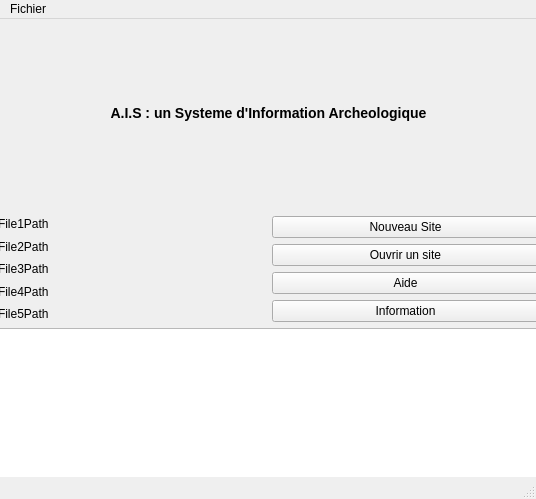
<?xml version="1.0" encoding="UTF-8"?>
<ui version="4.0">
 <class>MainWindow</class>
 <widget class="QMainWindow" name="MainWindow">
  <property name="geometry">
   <rect>
    <x>0</x>
    <y>0</y>
    <width>536</width>
    <height>499</height>
   </rect>
  </property>
  <property name="mouseTracking">
   <bool>false</bool>
  </property>
  <property name="windowTitle">
   <string>MainWindow</string>
  </property>
  <property name="windowOpacity">
   <double>1.000000000000000</double>
  </property>
  <widget class="QWidget" name="centralwidget">
   <widget class="QWidget" name="layoutWidget">
    <property name="geometry">
     <rect>
      <x>-2</x>
      <y>-2</y>
      <width>541</width>
      <height>461</height>
     </rect>
    </property>
    <layout class="QVBoxLayout" name="verticalLayout_4">
     <item>
      <widget class="QLabel" name="label_6">
       <property name="text">
        <string>&lt;html&gt;&lt;head/&gt;&lt;body&gt;&lt;p align=&quot;center&quot;&gt;&lt;span style=&quot; font-size:large; font-weight:600;&quot;&gt;A.I.S : un Systeme d'Information Archeologique&lt;/span&gt;&lt;/p&gt;&lt;/body&gt;&lt;/html&gt;</string>
       </property>
      </widget>
     </item>
     <item>
      <layout class="QVBoxLayout" name="verticalLayout_3">
       <item>
        <layout class="QHBoxLayout" name="horizontalLayout">
         <item>
          <layout class="QVBoxLayout" name="verticalLayout">
           <item>
            <widget class="QLabel" name="label">
             <property name="text">
              <string>File1Path</string>
             </property>
            </widget>
           </item>
           <item>
            <widget class="QLabel" name="label_2">
             <property name="text">
              <string>File2Path</string>
             </property>
            </widget>
           </item>
           <item>
            <widget class="QLabel" name="label_3">
             <property name="text">
              <string>File3Path</string>
             </property>
            </widget>
           </item>
           <item>
            <widget class="QLabel" name="label_4">
             <property name="text">
              <string>File4Path</string>
             </property>
            </widget>
           </item>
           <item>
            <widget class="QLabel" name="label_5">
             <property name="text">
              <string>File5Path</string>
             </property>
            </widget>
           </item>
          </layout>
         </item>
         <item>
          <layout class="QVBoxLayout" name="verticalLayout_2">
           <item>
            <widget class="QPushButton" name="pushButton">
             <property name="text">
              <string>Nouveau Site</string>
             </property>
            </widget>
           </item>
           <item>
            <widget class="QPushButton" name="pushButton_2">
             <property name="text">
              <string>Ouvrir un site</string>
             </property>
            </widget>
           </item>
           <item>
            <widget class="QPushButton" name="pushButton_3">
             <property name="text">
              <string>Aide</string>
             </property>
            </widget>
           </item>
           <item>
            <widget class="QPushButton" name="pushButton_4">
             <property name="text">
              <string>Information</string>
             </property>
            </widget>
           </item>
          </layout>
         </item>
        </layout>
       </item>
       <item>
        <widget class="QGraphicsView" name="graphicsView">
         <property name="maximumSize">
          <size>
           <width>16777215</width>
           <height>150</height>
          </size>
         </property>
        </widget>
       </item>
      </layout>
     </item>
    </layout>
   </widget>
  </widget>
  <widget class="QMenuBar" name="menubar">
   <property name="geometry">
    <rect>
     <x>0</x>
     <y>0</y>
     <width>536</width>
     <height>22</height>
    </rect>
   </property>
   <widget class="QMenu" name="menuFichier">
    <property name="title">
     <string>Fichier</string>
    </property>
    <addaction name="actionCreer_un_site"/>
    <addaction name="actionOuvrir_un_site"/>
    <addaction name="actionFermer_le_site"/>
    <addaction name="actionQuitter"/>
   </widget>
   <addaction name="menuFichier"/>
  </widget>
  <widget class="QStatusBar" name="statusbar"/>
  <action name="actionCreer_un_site">
   <property name="text">
    <string>Creer un site</string>
   </property>
  </action>
  <action name="actionOuvrir_un_site">
   <property name="text">
    <string>Ouvrir un site</string>
   </property>
  </action>
  <action name="actionFermer_le_site">
   <property name="text">
    <string>Fermer le site</string>
   </property>
  </action>
  <action name="actionQuitter">
   <property name="text">
    <string>Quitter</string>
   </property>
  </action>
 </widget>
 <resources/>
 <connections/>
</ui>
